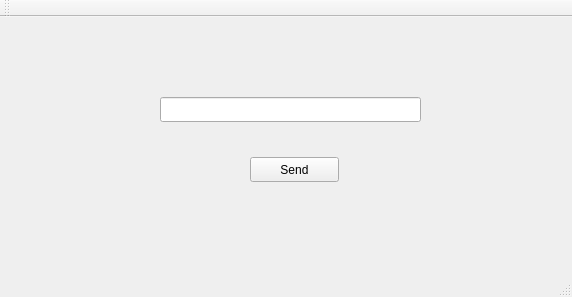
<?xml version="1.0" encoding="UTF-8"?>
<ui version="4.0">
 <class>MainWindow</class>
 <widget class="QMainWindow" name="MainWindow">
  <property name="geometry">
   <rect>
    <x>0</x>
    <y>0</y>
    <width>572</width>
    <height>297</height>
   </rect>
  </property>
  <property name="windowTitle">
   <string>MainWindow</string>
  </property>
  <widget class="QWidget" name="centralWidget">
   <widget class="QPushButton" name="pushButton">
    <property name="geometry">
     <rect>
      <x>250</x>
      <y>140</y>
      <width>89</width>
      <height>25</height>
     </rect>
    </property>
    <property name="text">
     <string>Send</string>
    </property>
   </widget>
   <widget class="QLineEdit" name="lineEdit">
    <property name="geometry">
     <rect>
      <x>160</x>
      <y>80</y>
      <width>261</width>
      <height>25</height>
     </rect>
    </property>
   </widget>
  </widget>
  <widget class="QMenuBar" name="menuBar">
   <property name="geometry">
    <rect>
     <x>0</x>
     <y>0</y>
     <width>572</width>
     <height>22</height>
    </rect>
   </property>
  </widget>
  <widget class="QToolBar" name="mainToolBar">
   <attribute name="toolBarArea">
    <enum>TopToolBarArea</enum>
   </attribute>
   <attribute name="toolBarBreak">
    <bool>false</bool>
   </attribute>
  </widget>
  <widget class="QStatusBar" name="statusBar"/>
 </widget>
 <layoutdefault spacing="6" margin="11"/>
 <resources/>
 <connections/>
</ui>
